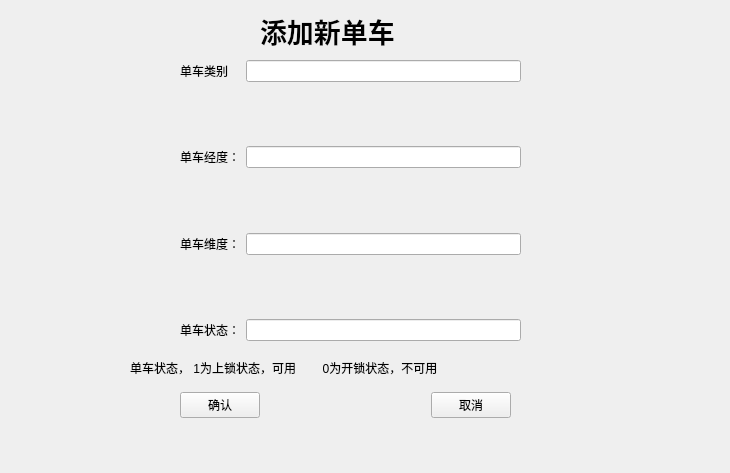
<?xml version="1.0" encoding="UTF-8"?>
<ui version="4.0">
 <class>Form</class>
 <widget class="QWidget" name="Form">
  <property name="geometry">
   <rect>
    <x>0</x>
    <y>0</y>
    <width>730</width>
    <height>473</height>
   </rect>
  </property>
  <property name="windowTitle">
   <string>Form</string>
  </property>
  <widget class="QLabel" name="label_5">
   <property name="geometry">
    <rect>
     <x>260</x>
     <y>10</y>
     <width>221</width>
     <height>41</height>
    </rect>
   </property>
   <property name="font">
    <font>
     <family>Arial Black</family>
     <pointsize>20</pointsize>
     <weight>75</weight>
     <bold>true</bold>
    </font>
   </property>
   <property name="text">
    <string>添加新单车</string>
   </property>
  </widget>
  <widget class="QWidget" name="layoutWidget">
   <property name="geometry">
    <rect>
     <x>180</x>
     <y>60</y>
     <width>341</width>
     <height>281</height>
    </rect>
   </property>
   <layout class="QFormLayout" name="formLayout">
    <item row="1" column="0">
     <widget class="QLabel" name="label">
      <property name="text">
       <string>单车类别</string>
      </property>
     </widget>
    </item>
    <item row="1" column="1">
     <widget class="QLineEdit" name="lineEdit"/>
    </item>
    <item row="3" column="0">
     <widget class="QLabel" name="label_2">
      <property name="text">
       <string>单车经度：</string>
      </property>
     </widget>
    </item>
    <item row="3" column="1">
     <widget class="QLineEdit" name="lineEdit_2"/>
    </item>
    <item row="5" column="0">
     <widget class="QLabel" name="label_3">
      <property name="text">
       <string>单车维度：</string>
      </property>
     </widget>
    </item>
    <item row="5" column="1">
     <widget class="QLineEdit" name="lineEdit_3"/>
    </item>
    <item row="7" column="0">
     <widget class="QLabel" name="label_4">
      <property name="text">
       <string>单车状态：</string>
      </property>
     </widget>
    </item>
    <item row="7" column="1">
     <widget class="QLineEdit" name="lineEdit_4"/>
    </item>
    <item row="2" column="1">
     <spacer name="verticalSpacer">
      <property name="orientation">
       <enum>Qt::Vertical</enum>
      </property>
      <property name="sizeHint" stdset="0">
       <size>
        <width>20</width>
        <height>40</height>
       </size>
      </property>
     </spacer>
    </item>
    <item row="4" column="1">
     <spacer name="verticalSpacer_2">
      <property name="orientation">
       <enum>Qt::Vertical</enum>
      </property>
      <property name="sizeHint" stdset="0">
       <size>
        <width>20</width>
        <height>40</height>
       </size>
      </property>
     </spacer>
    </item>
    <item row="6" column="1">
     <spacer name="verticalSpacer_3">
      <property name="orientation">
       <enum>Qt::Vertical</enum>
      </property>
      <property name="sizeHint" stdset="0">
       <size>
        <width>20</width>
        <height>40</height>
       </size>
      </property>
     </spacer>
    </item>
   </layout>
  </widget>
  <widget class="QWidget" name="layoutWidget">
   <property name="geometry">
    <rect>
     <x>180</x>
     <y>390</y>
     <width>331</width>
     <height>30</height>
    </rect>
   </property>
   <layout class="QHBoxLayout" name="horizontalLayout">
    <item>
     <widget class="QPushButton" name="pushButton">
      <property name="text">
       <string>确认</string>
      </property>
     </widget>
    </item>
    <item>
     <spacer name="horizontalSpacer">
      <property name="orientation">
       <enum>Qt::Horizontal</enum>
      </property>
      <property name="sizeHint" stdset="0">
       <size>
        <width>40</width>
        <height>20</height>
       </size>
      </property>
     </spacer>
    </item>
    <item>
     <widget class="QPushButton" name="pushButton_2">
      <property name="text">
       <string>取消</string>
      </property>
     </widget>
    </item>
   </layout>
  </widget>
  <widget class="QLabel" name="label_6">
   <property name="geometry">
    <rect>
     <x>130</x>
     <y>360</y>
     <width>471</width>
     <height>16</height>
    </rect>
   </property>
   <property name="text">
    <string>单车状态， 1为上锁状态，可用        0为开锁状态，不可用</string>
   </property>
  </widget>
 </widget>
 <resources/>
 <connections/>
</ui>
